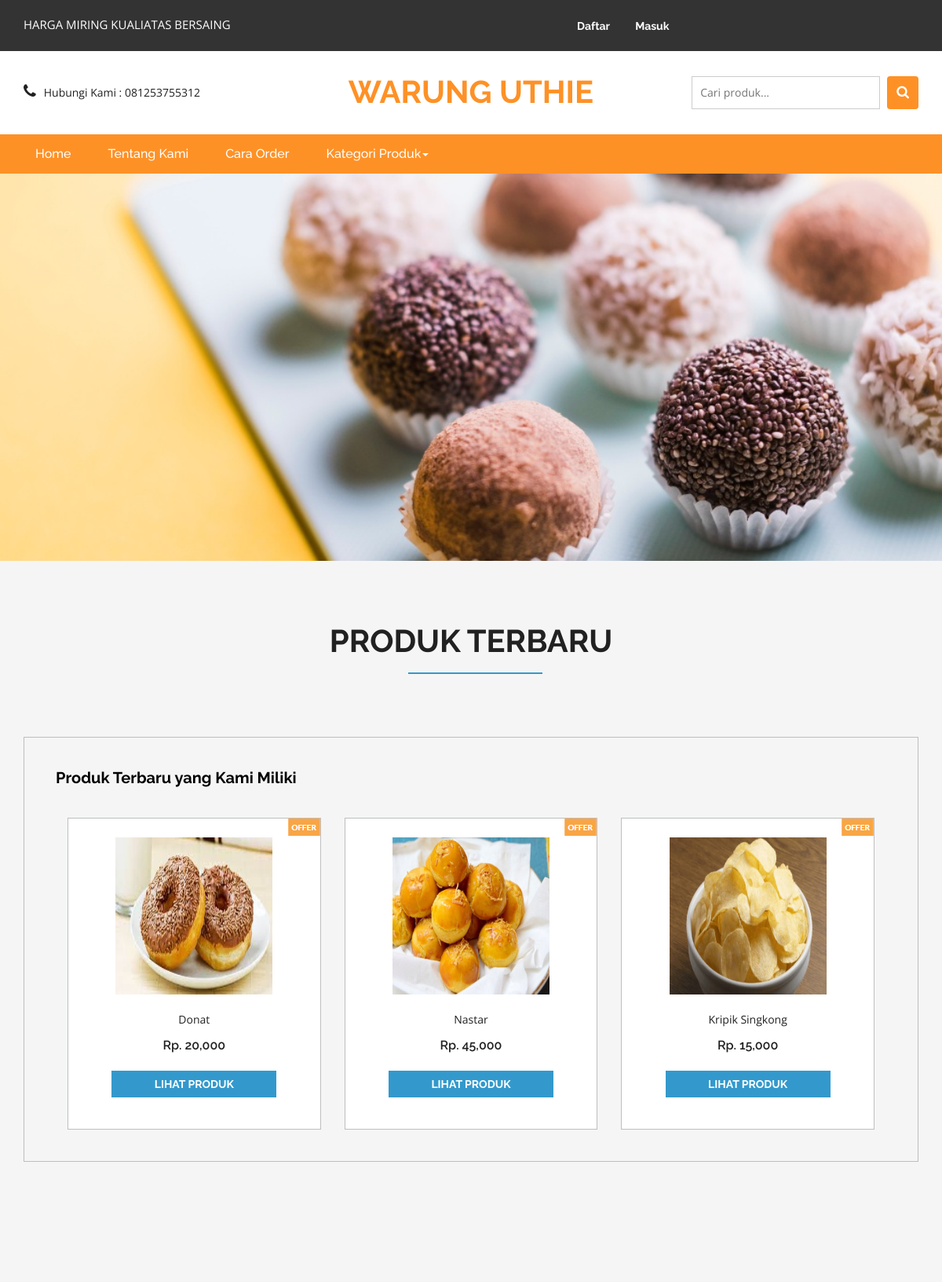
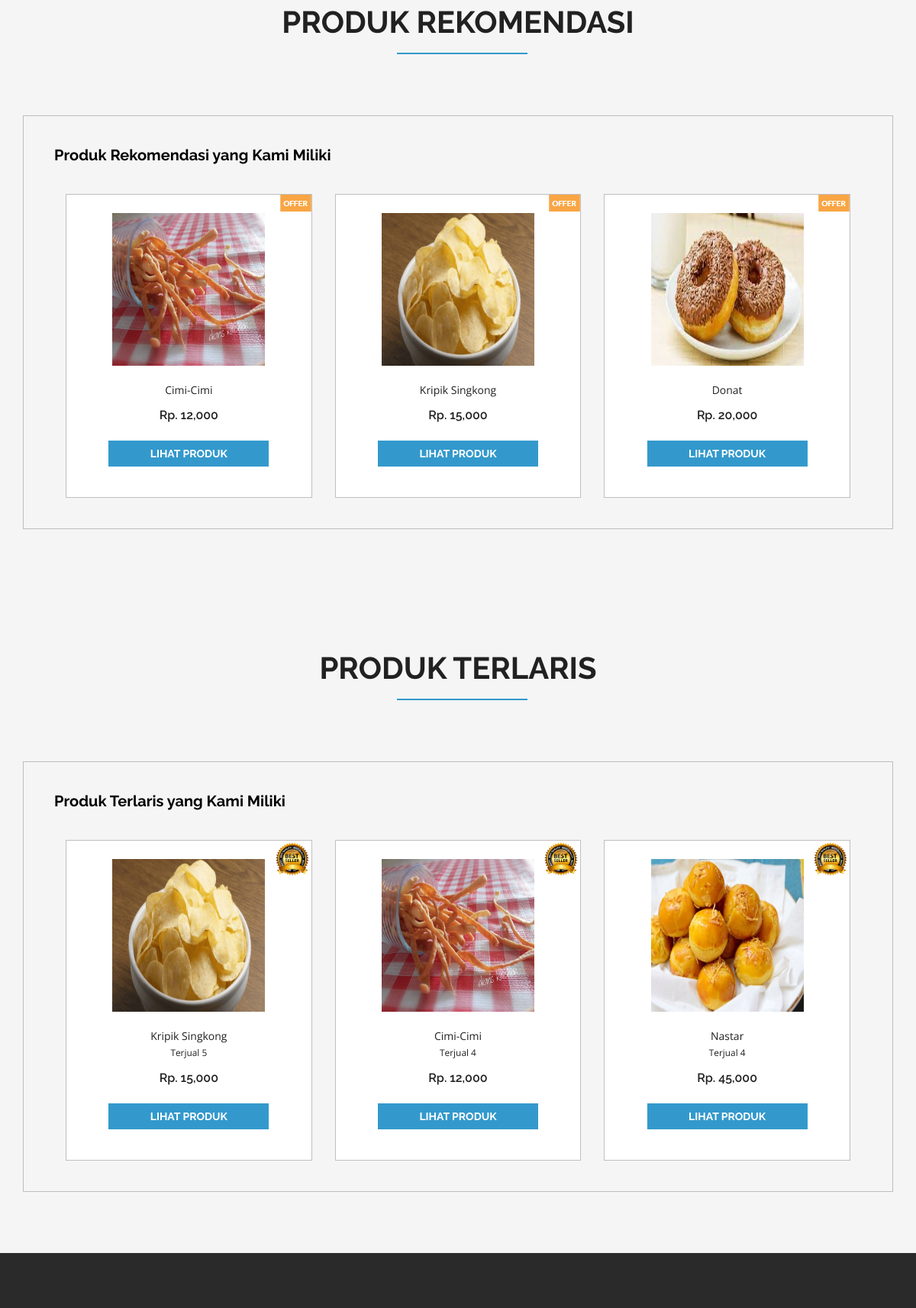
The page / (upper part) on the database its author committed (2 pictures, top to bottom).
### tables this page shows
CREATE TABLE `config` (
  `id_config` int(11) NOT NULL,
  `nama` varchar(254) NOT NULL,
  `alamat` text NOT NULL,
  `email` varchar(100) NOT NULL,
  `nohp` varchar(20) NOT NULL,
  `tagline` varchar(254) NOT NULL,
  `ongkir` int(11) NOT NULL
);

CREATE TABLE `produk` (
  `idproduk` int(11) NOT NULL,
  `idkategori` int(11) NOT NULL,
  `namaproduk` varchar(254) NOT NULL,
  `gambar` varchar(100) NOT NULL,
  `deskripsi` varchar(200) NOT NULL,
  `harga` int(11) NOT NULL,
  `stok` int(11) NOT NULL,
  `n_rasa` int(11) NOT NULL,
  `n_porsi` int(11) NOT NULL,
  `n_harga` int(11) NOT NULL,
  `tgldibuat` timestamp NOT NULL DEFAULT current_timestamp()
);

CREATE TABLE `penilaian` (
  `penilaian_id` int(11) NOT NULL,
  `penilaian_produk` int(11) NOT NULL,
  `penilaian_trs` varchar(30) NOT NULL,
  `penilaian_harga` varchar(30) NOT NULL,
  `penilaian_rasa` varchar(30) NOT NULL,
  `penilaian` double NOT NULL,
  `penilaian_waktu` datetime NOT NULL
);

### dbconnect.php (called while the page is built, shortened)
<?php
$conn = mysqli_connect("localhost","root","","tokosaw");
$sqlweb = mysqli_query($conn,"SELECT * FROM config ");
$web 	= mysqli_fetch_assoc($sqlweb);
?>

### index.php (the view, shortened to what this page needs)
<?php
include 'dbconnect.php';
?>
<!DOCTYPE html>
<html>
<head>
<?php include 'layout/header.php';?>
		<ul id="demo1">
			<li>
				<img src="images/banner/1.jpg" alt="" />
			</li>
		</ul>
	<div class="top-brands">
		<div class="container">
		<h2>Produk Terbaru</h2>
			<div class="grid_3 grid_5">
				<div class="bs-example bs-example-tabs" role="tabpanel" data-example-id="togglable-tabs">
					<div id="myTabContent" class="tab-content">
						<div role="tabpanel" class="tab-pane fade in active" id="expeditions" aria-labelledby="expeditions-tab">
							<div class="agile-tp">
								<h5>Produk Terbaru yang Kami Miliki
								</h5>
								</div>
							<div class="agile_top_brands_grids">
								<?php
								$brgs=mysqli_query($conn,"SELECT * from produk order by idproduk ASC limit 3 ");
								while($p=mysqli_fetch_array($brgs)){
								?>
								<div class="col-md-4 top_brand_left">
									<div class="hover14 column">
										<div class="agile_top_brand_left_grid">
											<div class="agile_top_brand_left_grid_pos">
												<img src="images/offer.png" alt=" " class="img-responsive" />
											</div>
											<div class="agile_top_brand_left_grid1">
												<figure>
													<div class="snipcart-item block" >
														<div class="snipcart-thumb">
															<a href="product.php?idproduk=<?php echo $p['idproduk'] ?>"><img title=" " alt=" " src="images/produk/<?php echo $p['gambar']?>" width="200px" height="200px" /></a>
															<p><?php echo $p['namaproduk'] ?></p>
															<h4>Rp. <?php echo number_format($p['harga']) ?></h4>
														</div>
														<div class="snipcart-details top_brand_home_details">
																<fieldset>
																	<a href="product.php?idproduk=<?php echo $p['idproduk'] ?>"><input type="submit" class="button" value="Lihat Produk" /></a>
																</fieldset>
														</div>
													</div>
												</figure>
											</div>
										</div>
									</div>
								</div>
								<?php } ?>
							</div>
						</div>
					</div>
				</div>
			</div>
		</div>
	</div>
	<div class="top-brands">
		<div class="container">
		<h2>Produk Rekomendasi</h2>
			<div class="grid_3 grid_5">
				<div class="bs-example bs-example-tabs" role="tabpanel" data-example-id="togglable-tabs">
					<div id="myTabContent" class="tab-content">
						<div role="tabpanel" class="tab-pane fade in active" id="expeditions" aria-labelledby="expeditions-tab">
							<div class="agile-tp">
								<h5>Produk Rekomendasi yang Kami Miliki
								</h5>
								</div>
							<div class="agile_top_brands_grids">
								<?php
								$brgs=mysqli_query($conn,"SELECT * from penilaian JOIN produk on penilaian.penilaian_produk = produk.idproduk order by penilaian desc limit 3 ");
								while($p=mysqli_fetch_array($brgs)){
								?>
								<div class="col-md-4 top_brand_left">
									<div class="hover14 column">
										<div class="agile_top_brand_left_grid">
											<div class="agile_top_brand_left_grid_pos">
												<img src="images/offer.png" alt=" " class="img-responsive" />
											</div>
											<div class="agile_top_brand_left_grid1">
												<figure>
													<div class="snipcart-item block" >
														<div class="snipcart-thumb">
															<a href="product.php?idproduk=<?php echo $p['idproduk'] ?>"><img title=" " alt=" " src="images/produk/<?php echo $p['gambar']?>" width="200px" height="200px" /></a>
															<p><?php echo $p['namaproduk'] ?></p>
															<h4>Rp. <?php echo number_format($p['harga']) ?></h4>
														</div>
														<div class="snipcart-details top_brand_home_details">
																<fieldset>
																	<a href="product.php?idproduk=<?php echo $p['idproduk'] ?>"><input type="submit" class="button" value="Lihat Produk" /></a>
																</fieldset>
														</div>
													</div>
												</figure>
											</div>
										</div>
									</div>
								</div>
								<?php } ?>
							</div>
						</div>
					</div>
				</div>
			</div>
		</div>
	</div>
	<?php
	$brgsS=mysqli_query($conn,"SELECT SUM(qty) as jumlah,produk.* FROM `detailorder`
									JOIN cart on detailorder.orderid = cart.orderid
									JOIN produk on detailorder.idproduk = produk.idproduk
									where cart.status != 'cart'
									GROUP BY idproduk ORDER BY SUM(qty) DESC LIMIT 3");
	if (mysqli_num_rows($brgsS) > 0) { ?>
	<div class="top-brands">
		<div class="container">
		<h2>Produk Terlaris</h2>
			<div class="grid_3 grid_5">
				<div class="bs-example bs-example-tabs" role="tabpanel" data-example-id="togglable-tabs">
					<div id="myTabContent" class="tab-content">
						<div role="tabpanel" class="tab-pane fade in active" id="expeditions" aria-labelledby="expeditions-tab">
							<div class="agile-tp">
								<h5>Produk Terlaris yang Kami Miliki
								</h5>
								</div>
							<div class="agile_top_brands_grids">
								<?php
								while($p=mysqli_fetch_array($brgsS)){
								?>
								<div class="col-md-4 top_brand_left">
									<div class="hover14 column">
										<div class="agile_top_brand_left_grid">
											<div class="agile_top_brand_left_grid_pos">
												<img width="50px" src="images/best.png" alt=" " class="img-responsive" />
											</div>
											<div class="agile_top_brand_left_grid1">
												<figure>
													<div class="snipcart-item block" >
														<div class="snipcart-thumb">
															<a href="product.php?idproduk=<?php echo $p['idproduk'] ?>"><img title=" " alt=" " src="images/produk/<?php echo $p['gambar']?>" width="200px" height="200px" /></a>
															<p><?php echo $p['namaproduk'] ?><br><small>Terjual <?=$p['jumlah']?></small></p>
															<h4>Rp. <?php echo number_format($p['harga']) ?></h4>
														</div>
														<div class="snipcart-details top_brand_home_details">
																<fieldset>
																	<a href="product.php?idproduk=<?php echo $p['idproduk'] ?>"><input type="submit" class="button" value="Lihat Produk" /></a>
																</fieldset>
														</div>
													</div>
												</figure>
											</div>
										</div>
									</div>
								</div>
								<?php
									}
								?>
							</div>
						</div>
					</div>
				</div>
			</div>
		</div>
	</div>
	<?php } ?>
	<?php include 'layout/footer.php';?>
</body>
</html>

### layout/header.php (shortened to what this page needs)
<link href="css/bootstrap.css" rel="stylesheet" type="text/css" media="all" />
<link href="css/style.css" rel="stylesheet" type="text/css" media="all" />
<link href="css/font-awesome.css" rel="stylesheet">
</head>
<body>
	<div class="agileits_header">
		<div class="container">
			<div class="w3l_offers">
				<p><?=strtoupper($web['tagline'])?></p>
			</div>
			<div class="agile-login">
				<ul>
				<?php
				if(!isset($_SESSION['log'])){
					echo '
					<li><a href="registered.php"> Daftar</a></li>
					<li><a href="login.php">Masuk</a></li>
					';
				}
				?>
				</ul>
			</div>
			<div class="clearfix"> </div>
		</div>
	</div>
	<div class="logo_products">
		<div class="container">
		<div class="w3ls_logo_products_left1">
				<ul class="phone_email">
					<li><i class="fa fa-phone" aria-hidden="true"></i>Hubungi Kami : <?=$web['nohp']?></li>
				</ul>
			</div>
			<div class="w3ls_logo_products_left">
				<h1><a href="index.php"><?=strtoupper($web['nama'])?></a></h1>
			</div>
		<div class="w3l_search">
			<form action="kategori.php" method="get">
				<input type="search" name="key" placeholder="Cari produk..." value="<?=isset($_GET['key'])?$_GET['key']:''?>">
				<button type="submit" class="btn btn-default search" aria-label="Left Align">
					<i class="fa fa-search" aria-hidden="true"> </i>
				</button>
			</form>
		</div>
			<div class="clearfix"> </div>
		</div>
	</div>
	<div class="navigation-agileits">
		<div class="container">
			<nav class="navbar navbar-default">
				<div class="collapse navbar-collapse" id="bs-megadropdown-tabs">
					<ul class="nav navbar-nav">
						<li class="active"><a href="index.php" class="act">Home</a></li>
						<li class="active"><a href="about.php" class="act">Tentang Kami</a></li>
						<li class="active"><a href="howto.php" class="act">Cara Order</a></li>
						<?php if (!isset($_GET['idkategori'])) { ?>
						<li class="dropdown">
							<a href="#" class="dropdown-toggle" data-toggle="dropdown">Kategori Produk<b class="caret"></b></a>
						</li>
						<?php } ?>
					</ul>
				</div>
				</nav>
			</div>
		</div>

### css/skdslider.css (style rules this page uses)
.skdslider ul.slides { margin:0; padding:0; list-style-type:none; }
.skdslider ul.slides li { display: none; }
.skdslider ul.slides li img { width: 100%; border:0; }

### rows shown on the page
config: tagline "HARGA MIRING KUALIATAS BERSAING", nohp "081253755312", nama "WARUNG UTHIE"
produk: gambar (picture), namaproduk "Donat", harga "20,000"
produk: gambar (picture), namaproduk "Nastar", harga "45,000", jumlah "4"
produk: gambar (picture), namaproduk "Kripik Singkong", harga "15,000", jumlah "5"
penilaian: penilaian_produk.gambar (picture), penilaian_produk.namaproduk "Cimi-Cimi", penilaian_produk.harga "12,000"
penilaian: penilaian_produk.gambar (picture), penilaian_produk.namaproduk "Kripik Singkong", penilaian_produk.harga "15,000"
penilaian: penilaian_produk.gambar (picture), penilaian_produk.namaproduk "Donat", penilaian_produk.harga "20,000"
produk: gambar (picture), namaproduk "Cimi-Cimi", jumlah "4", harga "12,000"
